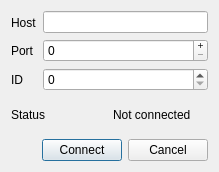
<?xml version="1.0" encoding="UTF-8"?>
<ui version="4.0">
 <class>DialogConfig</class>
 <widget class="QDialog" name="DialogConfig">
  <property name="geometry">
   <rect>
    <x>0</x>
    <y>0</y>
    <width>219</width>
    <height>172</height>
   </rect>
  </property>
  <property name="minimumSize">
   <size>
    <width>219</width>
    <height>172</height>
   </size>
  </property>
  <property name="maximumSize">
   <size>
    <width>219</width>
    <height>172</height>
   </size>
  </property>
  <property name="windowTitle">
   <string>DialogConfiguration</string>
  </property>
  <layout class="QVBoxLayout" name="verticalLayout_3">
   <item>
    <layout class="QHBoxLayout" name="horizontalLayout_2">
     <item>
      <layout class="QVBoxLayout" name="verticalLayout_2">
       <item>
        <widget class="QLabel" name="label">
         <property name="text">
          <string>Host</string>
         </property>
        </widget>
       </item>
       <item>
        <widget class="QLabel" name="label_2">
         <property name="text">
          <string>Port</string>
         </property>
        </widget>
       </item>
       <item>
        <widget class="QLabel" name="label_3">
         <property name="text">
          <string>ID</string>
         </property>
        </widget>
       </item>
      </layout>
     </item>
     <item>
      <layout class="QVBoxLayout" name="verticalLayout">
       <item>
        <widget class="QLineEdit" name="lineEditHost">
         <property name="minimumSize">
          <size>
           <width>100</width>
           <height>0</height>
          </size>
         </property>
        </widget>
       </item>
       <item>
        <widget class="QSpinBox" name="spinBoxPort">
         <property name="minimumSize">
          <size>
           <width>50</width>
           <height>0</height>
          </size>
         </property>
         <property name="buttonSymbols">
          <enum>QAbstractSpinBox::PlusMinus</enum>
         </property>
         <property name="maximum">
          <number>65535</number>
         </property>
        </widget>
       </item>
       <item>
        <widget class="QSpinBox" name="spinBoxID"/>
       </item>
      </layout>
     </item>
    </layout>
   </item>
   <item>
    <layout class="QHBoxLayout" name="horizontalLayout_3">
     <item>
      <widget class="QLabel" name="label_4">
       <property name="text">
        <string>Status</string>
       </property>
      </widget>
     </item>
     <item>
      <widget class="QLabel" name="labelStatus">
       <property name="text">
        <string>Not connected</string>
       </property>
      </widget>
     </item>
    </layout>
   </item>
   <item>
    <layout class="QHBoxLayout" name="horizontalLayout">
     <item>
      <spacer name="horizontalSpacer">
       <property name="orientation">
        <enum>Qt::Horizontal</enum>
       </property>
       <property name="sizeHint" stdset="0">
        <size>
         <width>40</width>
         <height>20</height>
        </size>
       </property>
      </spacer>
     </item>
     <item>
      <widget class="QPushButton" name="pushButtonConnect">
       <property name="text">
        <string>Connect</string>
       </property>
      </widget>
     </item>
     <item>
      <widget class="QPushButton" name="pushButtonCancel">
       <property name="text">
        <string>Cancel</string>
       </property>
      </widget>
     </item>
    </layout>
   </item>
  </layout>
 </widget>
 <resources/>
 <connections/>
</ui>
